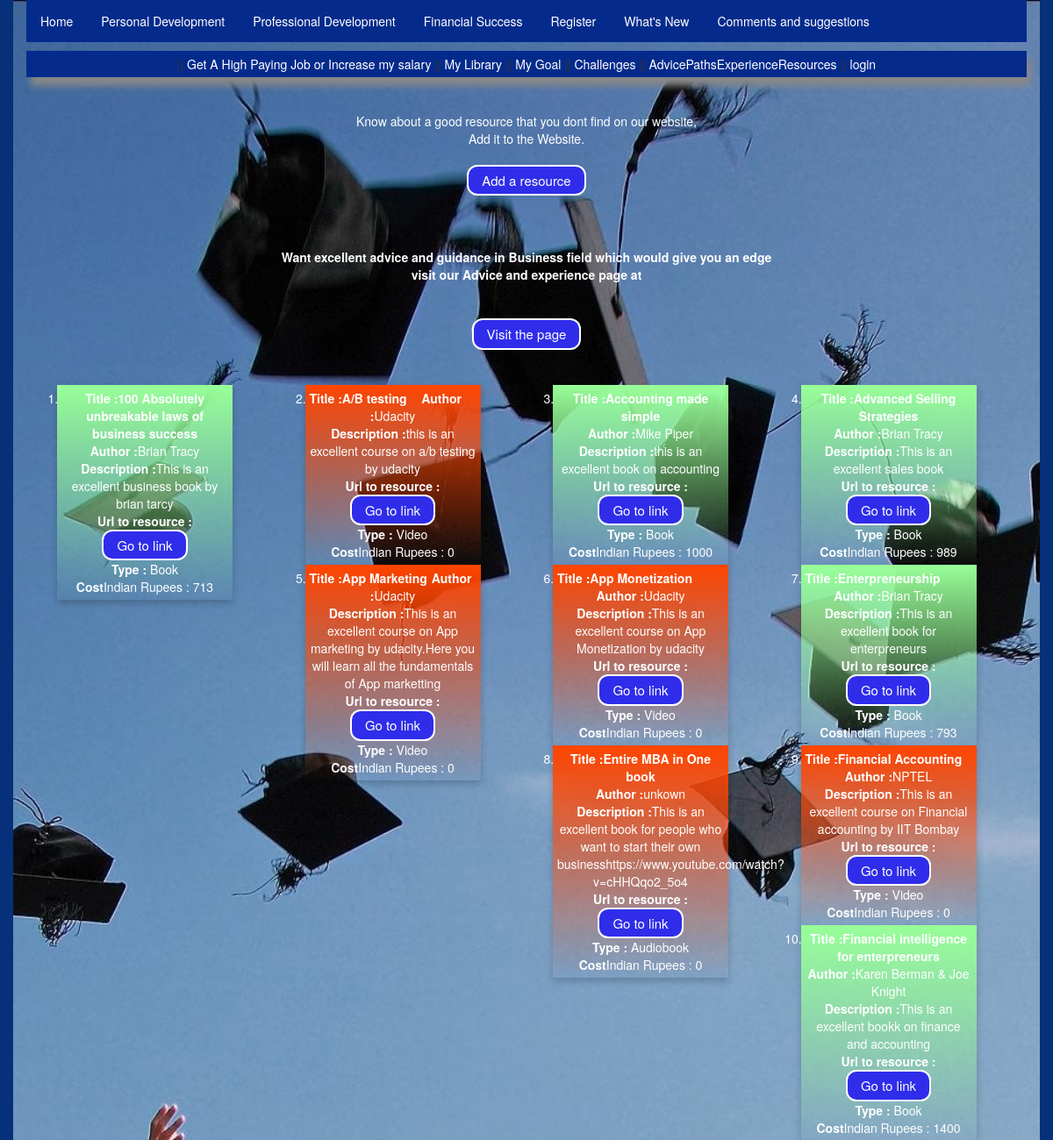
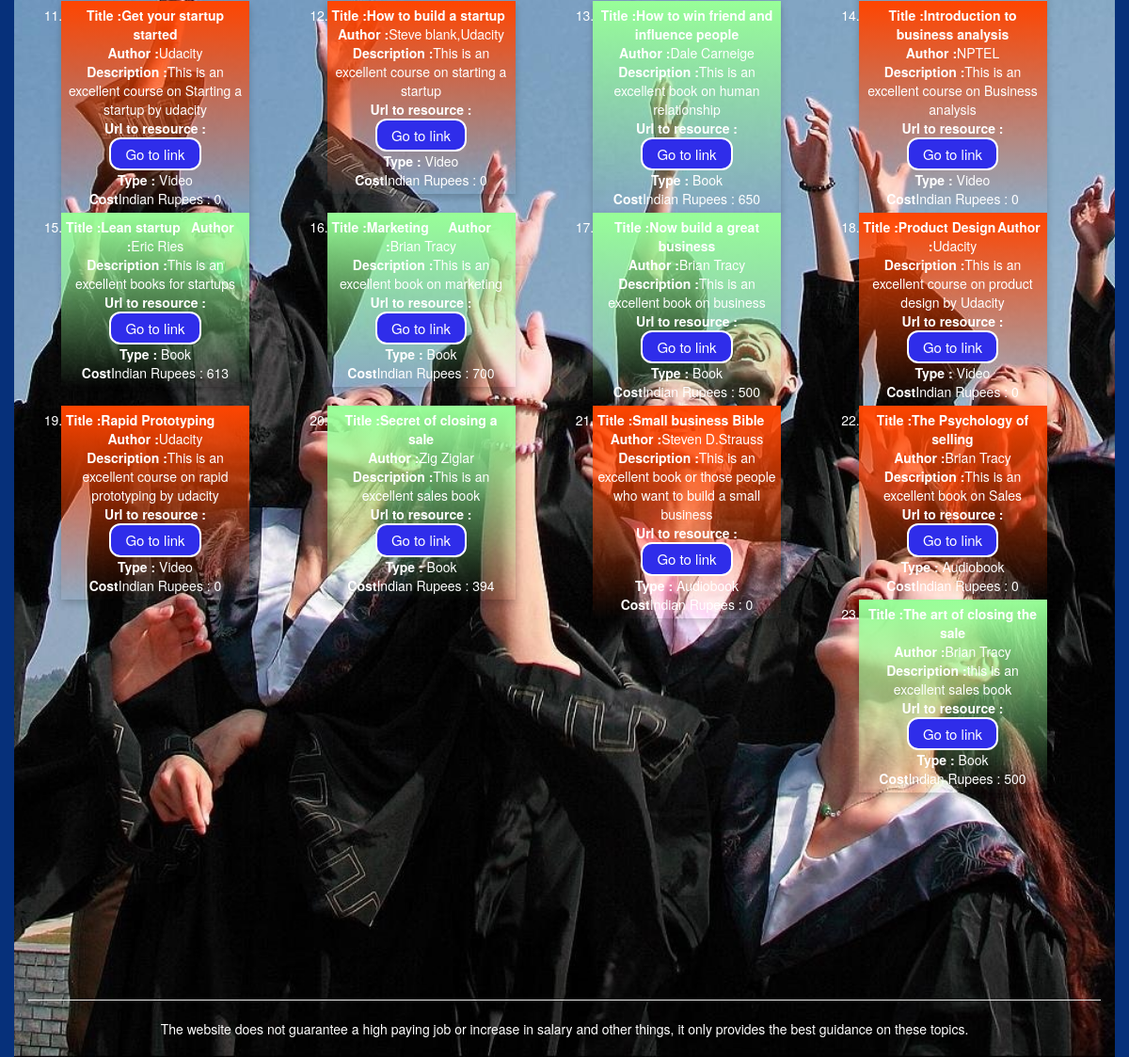
The app's page /detail12345/?field=Business with its own data (2 pictures, top to bottom).
### FirstApp/models.py (models this page shows, shortened)
class Professional_Resources(models.Model):
    Title=models.CharField(max_length=100)
    Field=models.CharField(max_length=50)
    Author=models.CharField(max_length=50)
    Description=models.TextField()
    Url=models.URLField(max_length=264)
    Target_Audience =models.CharField(max_length=20, choices=FieldChoices)
    Type=models.CharField(max_length=20)
    Self_Email=models.EmailField(max_length=100)
    Price=models.IntegerField()
    Released_On=models.DateField()

### FirstApp/views.py (the view)
# urls.py: url(r'^detail12345/$',views.detail12345,name='detail12345'),
def detail12345(request):
    field1 = request.GET.get('field')
    resource=Professional_Resources.objects.filter(Field=field1).order_by('Title')
    return  render(request, "FirstApp/detail12345.html",{'Resource':resource,'field1':field1} )

### templates/FirstApp/detail12345.html
{% extends "FirstApp/Base.html"%}
{%block Body_Block%}<br><br>
  <div class="white">  Know about a good resource that you dont find on our website,<br>
    Add it to the Website.<br><br></div>
<div class="orange">  <a href="{% url 'FirstApp:AddResource' %}" class="button2">Add a resource</a><br><br></div>
<br><br>
<b><div class="white">Want excellent advice and guidance in {{field1}} field which would give you an edge<br>
 visit our Advice and experience page at</div></b> <br><br>
<a href="{% url 'FirstApp:AdvicePathsExperienceResources' %}" class="button2">Visit the page</a>
<br><br><br>
<div class="row">
  <ol>
    {%for resource in Resource%}
       {%if resource.Price != 0 %}
        <div class="column">
        <div class="card4"><li><b>Title :{{resource.Title}}</b></li>
        <b>Author :</b>{{resource.Author}}<br>
        <b>Description :</b>{{resource.Description}}<br>
      <b>Url to resource :</b><a href="{{resource.Url}}" class="button2">Go to link</a><br>
      <b>Type :</b>  {{resource.Type}}<br>
        <b>Cost</b>Indian Rupees : {{resource.Price}}<br></div>
      </div>
      {%else%}
              <div class="column">
              <div class="card3"><li><b>Title :{{resource.Title}}</b></li>
              <b>Author :</b>{{resource.Author}}<br>
              <b>Description :</b>{{resource.Description}}<br>
            <b>Url to resource :</b><a href="{{resource.Url}}" class="button2">Go to link</a><br>
            <b>Type :</b>  {{resource.Type}}<br>
              <b>Cost</b>Indian Rupees : {{resource.Price}}<br></div>
            </div>
{%endif%}
    {%endfor%}
  </ol>
</div>
  <br><br>
  {%endblock%}

### static/css/mystyle.css (style rules this page uses)
html { height: 100%; }
body { height: 100%; }
body { text-align: center; }
a:link { color: white; }
body, html { height: 100%; margin: 0; }
.button2 { border: 2px solid white; background-color: #2F2DEA; color: white; padding: 5px 15px; text-align: center; text-decoration: none; display: inline-block; font-size:15px; border-radius: 12px; }
.column { float: left; width: 25%; padding: 0 10px; }
.row { margin: 0 -5px; color:white; }
.row:after { content: ""; display: table; clear: both; }
.card4 { box-shadow: 0 4px 8px 0 rgba(0, 0, 0, 0.2); padding: 5px; horizontal-align:center; vertical-align: center; width: 200px; height: auto; background-image: linear-gradient(to top, rgba(255,0,0,0), rgba(152, 255, 152 ,1)); }
.card3 { box-shadow: 0 4px 8px 0 rgba(0, 0, 0, 0.2); padding: 5px; horizontal-align:center; vertical-align: center; width: 200px; height: auto; background-image: linear-gradient(to top, rgba(255,0,0,0), rgba(255,69,0,1)); }
.white { color:white; }
li { float: left; }

### records on screen
Professional_Resources: Title "100 Absolutely unbreakable laws of business success", Author "Brian Tracy", Description "This is an excellent business book by brian tarcy", Type "Book", Price "713"
Professional_Resources: Title "A/B testing", Author "Udacity", Description "this is an excellent course on a/b testing by udacity", Type "Video", Price "0"
Professional_Resources: Title "Accounting made simple", Author "Mike Piper", Description "this is an excellent book on accounting", Type "Book", Price "1000"
Professional_Resources: Title "Advanced Selling Strategies", Author "Brian Tracy", Description "This is an excellent sales book", Type "Book", Price "989"
Professional_Resources: Title "App Marketing", Author "Udacity", Description "This is an excellent course on App marketing by udacity.Here you will learn all the fundamentals of App marketting", Type "Video", Price "0"
Professional_Resources: Title "App Monetization", Author "Udacity", Description "This is an excellent course on App Monetization by udacity", Type "Video", Price "0"
Professional_Resources: Title "Enterpreneurship", Author "Brian Tracy", Description "This is an excellent book for enterpreneurs", Type "Book", Price "793"
Professional_Resources: Title "Entire MBA in One book", Author "unkown", Description "This is an excellent book for people who want to start their own businesshttps://www.youtube.com/watch?v=cHHQqo2_5o4", Type "Audiobook", Price "0"
Professional_Resources: Title "Financial Accounting", Author "NPTEL", Description "This is an excellent course on Financial accounting by IIT Bombay", Type "Video", Price "0"
Professional_Resources: Title "Financial intelligence for enterpreneurs", Author "Karen Berman & Joe Knight", Description "This is an excellent bookk on finance and accounting", Type "Book", Price "1400"
Professional_Resources: Title "Get your startup started", Author "Udacity", Description "This is an excellent course on Starting a startup by udacity", Type "Video", Price "0"
Professional_Resources: Title "How to build a startup", Author "Steve blank,Udacity", Description "This is an excellent course on starting a startup", Type "Video", Price "0"
Professional_Resources: Title "How to win friend and influence people", Author "Dale Carneige", Description "This is an excellent book on human relationship", Type "Book", Price "650"
Professional_Resources: Title "Introduction to business analysis", Author "NPTEL", Description "This is an excellent course on Business analysis", Type "Video", Price "0"
Professional_Resources: Title "Lean startup", Author "Eric Ries", Description "This is an excellent books for startups", Type "Book", Price "613"
Professional_Resources: Title "Marketing", Author "Brian Tracy", Description "This is an excellent book on marketing", Type "Book", Price "700"
Professional_Resources: Title "Now build a great business", Author "Brian Tracy", Description "This is an excellent book on business", Type "Book", Price "500"
Professional_Resources: Title "Product Design", Author "Udacity", Description "This is an excellent course on product design by Udacity", Type "Video", Price "0"
Professional_Resources: Title "Rapid Prototyping", Author "Udacity", Description "This is an excellent course on rapid prototyping by udacity", Type "Video", Price "0"
Professional_Resources: Title "Secret of closing a sale", Author "Zig Ziglar", Description "This is an excellent sales book", Type "Book", Price "394"
Professional_Resources: Title "Small business Bible", Author "Steven D.Strauss", Description "This is an excellent book or those people who want to build a small business", Type "Audiobook", Price "0"
Professional_Resources: Title "The Psychology of selling", Author "Brian Tracy", Description "This is an excellent book on Sales", Type "Audiobook", Price "0"
Professional_Resources: Title "The art of closing the sale", Author "Brian Tracy", Description "this is an excellent sales book", Type "Book", Price "500"

### other values on screen
{{ field1 }} "Business"
